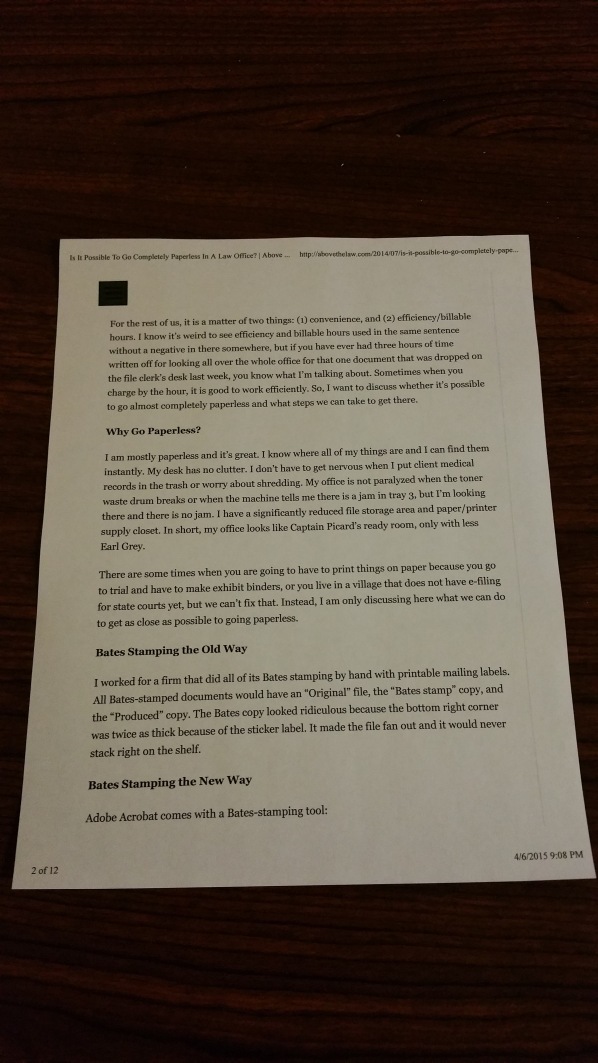
#> input picture OCR/cell_pic.jpg, 2988 x 5312 px (shown at 1/5 size)
$ python DocOCR.py
#> lines starting #> are read from the running program, lines starting #| are printed output that depends on the picture
import cv2
import pytesseract

class DocOCR:
    def ocr(self, imagePath=None):
        image = cv2.imread(imagePath)
        #image = cv2.cvtColor(image, cv2.COLOR_RGB2GRAY)
        return pytesseract.image_to_string(image)


if __name__ == "__main__":
    img = cv2.imread('cell_pic.jpg')
#> img is the input picture: shape (5312, 2988, 3); mean B, G, R 66.8, 78.9, 90.4
    resized_down = cv2.resize(img, (320,320), interpolation= cv2.INTER_LINEAR)
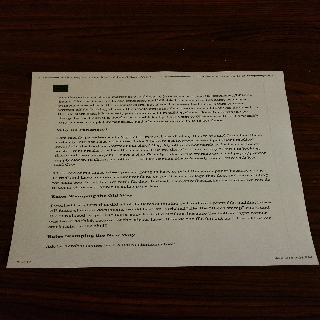
#> resized_down: shape (320, 320, 3); mean B, G, R 66.6, 78.7, 90.2
    cv2.imshow("op",resized_down)
    cv2.waitKey(0) # waits until a key is pressed

    obj=DocOCR()
    stri=obj.ocr(imagePath='output_image.jpg')
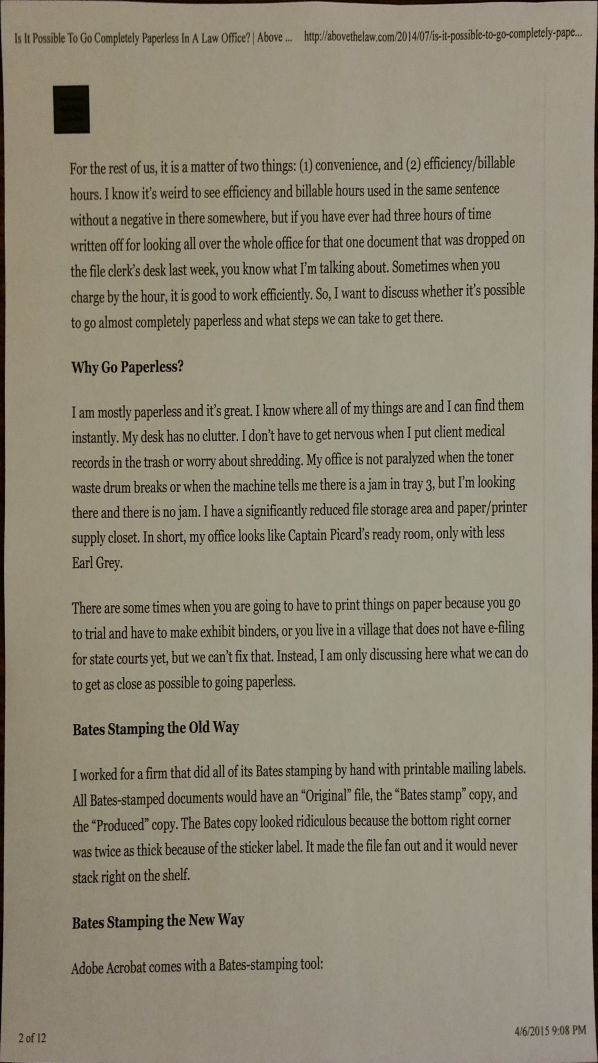
#> input picture OCR/output_image.jpg, 2988 x 5312 px (shown at 1/5 size)
#> in ocr, image is the input picture: shape (5312, 2988, 3); mean B, G, R 121.3, 138.8, 145.3
#> (the run stopped early here; a loop or call above may not have finished)
